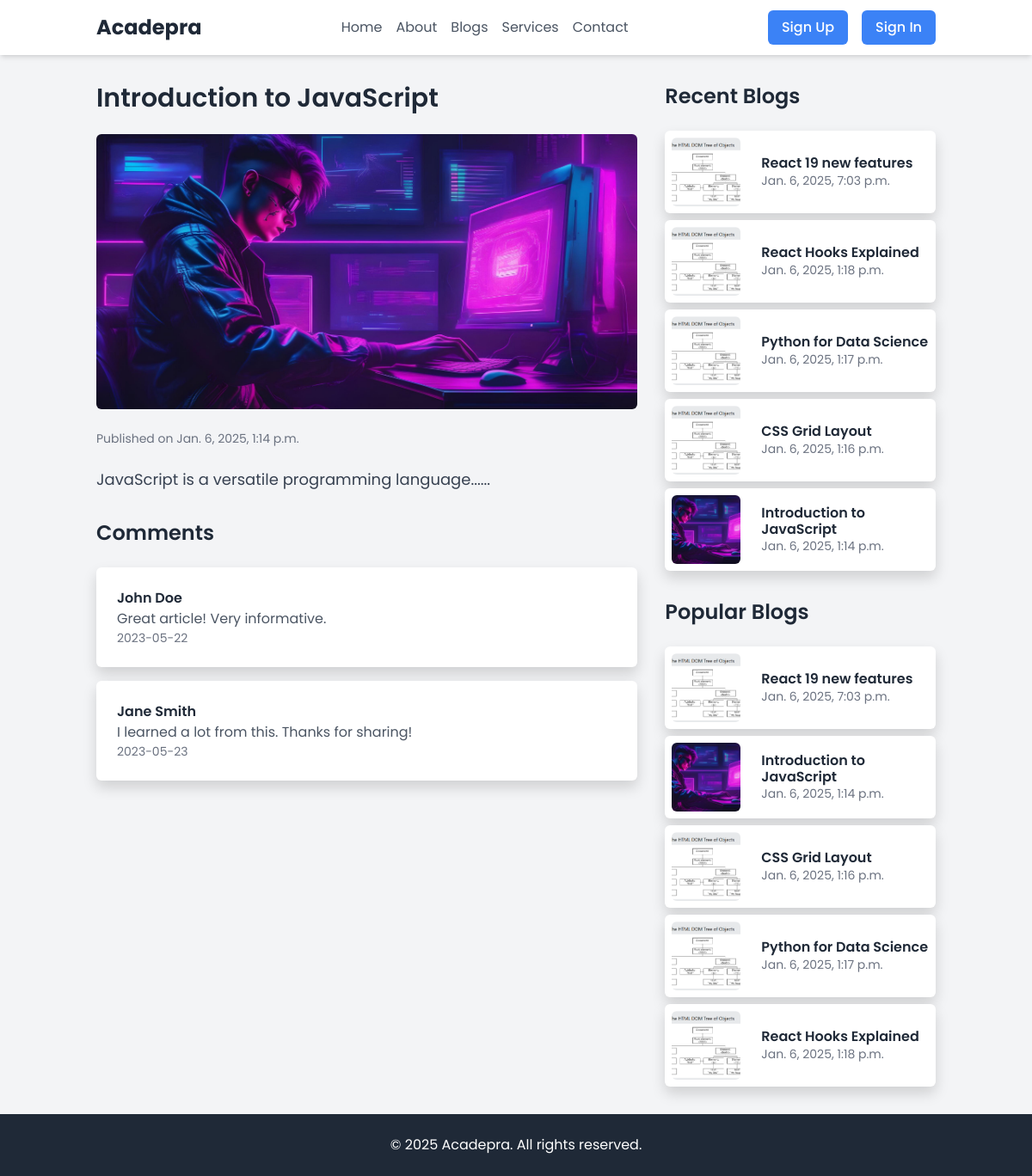
The page /blogs/introduction-to-javascript/ on the database its author committed.
### my_blog/models.py (models this page shows, shortened)
class Blog(models.Model):
    STATUS_CHOICES = [
        ("draft", "Draft"),
        ("published", "Published"),
    ]
    title = models.CharField(max_length=200, null=True)
    slug = models.SlugField(max_length=200, unique=True, blank=True)
    author = models.ForeignKey(
        User, on_delete=models.CASCADE, null=True, related_name="blog_posts"
    )
    content = models.TextField()
    views = models.PositiveIntegerField(default=0)
    categories = models.ManyToManyField(Category, related_name="blog_posts")
    tags = models.CharField(
        max_length=200, blank=True, help_text="Comma-separated tags"
    )
    thumbnail = models.ImageField(
        upload_to="uploads/blog_images/",
        null=True,
        blank=True,
    )
    status = models.CharField(max_length=10, choices=STATUS_CHOICES, default="draft")
    date_created = models.DateTimeField(auto_now_add=True)
    date_updated = models.DateTimeField(auto_now=True)
    def get_absolute_url(self):
        return reverse(
            "my_blog:blog_detail_view",
            kwargs={
                "slug": self.slug,
            },
        )

### my_blog/views.py (the view)
# urls.py: path("<slug:slug>/", views.blog_detail_view, name="blog_detail_view"),
def blog_detail_view(request, slug):
    blog = get_object_or_404(Blog, slug=slug)
    recent_blogs = Blog.objects.order_by("-date_created")[:5]
    popular_blogs = Blog.objects.order_by("-views")[:5]
    context = {
        "blog": blog,
        "recent_blogs": recent_blogs,
        "popular_blogs": popular_blogs,
    }
    return render(request, "blogs/blog_detail.html", context)

### my_auth/context_processors.py (called while the page is built)
def forms(request):
    return {'signupform':SignUpForm(),
            'loginform':LogInForm()
            }

### templates/blogs/blog_detail.html (shortened to what this page needs)
{% extends "base.html" %}
{% load static %}
{% block content %}
    <div class="container mx-auto px-4 py-8">
        <div class="flex flex-col md:flex-row gap-8">
            <div class="md:w-2/3">
                <h2 class="text-3xl font-semibold mb-4">{{ blog.title }}</h2>
                {% if blog.thumbnail %}
                    <img src="{{ blog.thumbnail.url }}"
                         alt="{{ blog.title }}"
                         class="w-full h-80 object-cover mb-4 rounded-md" />
                {% else %}
                    <img src="{% static 'img/default.png' %}"
                         alt="{{ blog.title }}"
                         class="w-full h-80 object-cover mb-4 rounded-md" />
                {% endif %}
                <p class="text-sm text-gray-500 mb-4">Published on {{ blog.date_created }}</p>
                <div class="text-lg text-gray-700 mb-4">{{ blog.content }}</div>
                <div class="mt-8">
                    <h2 class="text-2xl font-semibold mb-4">Comments</h2>
                    <div id="comments" class="space-y-4">
                        <div class="bg-white p-4 rounded-md shadow">
                            <p class="font-semibold">John Doe</p>
                            <p class="text-gray-600">Great article! Very informative.</p>
                            <p class="text-sm text-gray-500">2023-05-22</p>
                        </div>
                        <div class="bg-white p-4 rounded-md shadow">
                            <p class="font-semibold">Jane Smith</p>
                            <p class="text-gray-600">I learned a lot from this. Thanks for sharing!</p>
                            <p class="text-sm text-gray-500">2023-05-23</p>
                        </div>
                    </div>
                </div>
            </div>
            <div class="md:w-1/3 space-y-8">
                <div>
                    <h2 class="text-2xl font-semibold mb-4">Recent Blogs</h2>
                    <div id="recent-blogs" class="space-y-2">
                        {% for i in recent_blogs %}
                            <div class="bg-white p-2 rounded-md shadow flex items-center">
                                {% if i.thumbnail %}
                                    <img src="{{ i.thumbnail.url }}"
                                         alt="{{ i.title }}"
                                         class="w-20 h-20 object-cover rounded-md mr-4" />
                                {% else %}
                                    <img src="{% static 'img/default.png' %}"
                                         alt="{{ i.title }}"
                                         class="w-20 h-20 object-cover rounded-md mr-4" />
                                {% endif %}
                                <div>
                                    <a href="{{ i.get_absolute_url }}">
                                        <h4 class="font-semibold">{{ i.title }}</h4>
                                    </a>
                                    <p class="text-sm text-gray-500">{{ i.date_created }}</p>
                                </div>
                            </div>
                        {% endfor %}
                    </div>
                </div>
                <div>
                    <h2 class="text-2xl font-semibold mb-4">Popular Blogs</h2>
                    <div id="popular-blogs" class="space-y-2">
                        {% for i in popular_blogs %}
                            <div class="bg-white p-2 rounded-md shadow flex items-center">
                                {% if i.thumbnail %}
                                    <img src="{{ i.thumbnail.url }}"
                                         alt="{{ i.title }}"
                                         class="w-20 h-20 object-cover rounded-md mr-4" />
                                {% else %}
                                    <img src="{% static 'img/default.png' %}"
                                         alt="{{ i.title }}"
                                         class="w-20 h-20 object-cover rounded-md mr-4" />
                                {% endif %}
                                <div>
                                    <a href="{{ i.get_absolute_url }}">
                                        <h4 class="font-semibold">{{ i.title }}</h4>
                                    </a>
                                    <p class="text-sm text-gray-500">{{ i.date_created }}</p>
                                </div>
                            </div>
                        {% endfor %}
                    </div>
                </div>
            </div>
        </div>
    </div>
{% endblock %}

### staticfiles/css/style.css (style rules this page uses)
* { margin: 0; padding: 0; box-sizing: border-box; font-family: "Poppins", sans-serif; }
a { color: white; text-decoration: none; }
.container { position: relative; }

### rows shown on the page
Blog: title "Introduction to JavaScript", thumbnail (picture), date_created "Jan. 6, 2025, 1:14 p.m.", content "JavaScript is a versatile programming language......"
Blog: title "React 19 new features", date_created "Jan. 6, 2025, 7:03 p.m."
Blog: title "React Hooks Explained", date_created "Jan. 6, 2025, 1:18 p.m."
Blog: title "Python for Data Science", date_created "Jan. 6, 2025, 1:17 p.m."
Blog: title "CSS Grid Layout", date_created "Jan. 6, 2025, 1:16 p.m."
